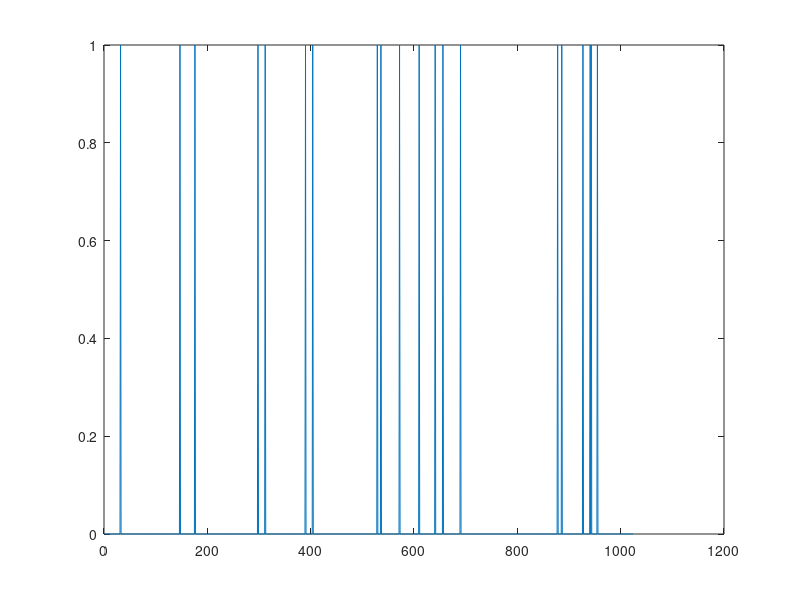

Write the MATLAB code that produced this figure. (Note: this script raises an error after producing the figure.)
clc;clear;

k=20;%kスパース
n=1024;%圧縮前の次元数
m=128;%圧縮後の次元数

%スパース信号の生成
x=zeros(n,1);
index=randperm(n,k);

for i=1:k
    x(index(i))=1;
end

O=rand(m,n);

F=dftmtx(n);
reF=conj(F)/n;

A=O*reF;

y=A*x;
%% 受信信号の受信
%行列のプロットは列ごとにプロットされる
plot(y);

%% 元信号の受信
figure(1);
plot(x);

%% OMP法による復元
[xp res]=omp(y,A,k);
figure(2);
plot(abs(xp));